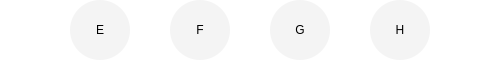
              <widget class="QWidget" name="widget_bottomSelect" native="true">
               <property name="minimumSize">
                <size>
                 <width>0</width>
                 <height>60</height>
                </size>
               </property>
               <property name="maximumSize">
                <size>
                 <width>16777215</width>
                 <height>60</height>
                </size>
               </property>
               <property name="styleSheet">
                <string notr="true">background-color: rgb(255, 255, 255);</string>
               </property>
               <layout class="QHBoxLayout" name="horizontalLayout_5">
                <property name="spacing">
                 <number>40</number>
                </property>
                <property name="leftMargin">
                 <number>30</number>
                </property>
                <property name="topMargin">
                 <number>0</number>
                </property>
                <property name="rightMargin">
                 <number>30</number>
                </property>
                <property name="bottomMargin">
                 <number>0</number>
                </property>
                <item>
                 <spacer name="horizontalSpacer_21">
                  <property name="orientation">
                   <enum>Qt::Horizontal</enum>
                  </property>
                  <property name="sizeHint" stdset="0">
                   <size>
                    <width>40</width>
                    <height>20</height>
                   </size>
                  </property>
                 </spacer>
                </item>
                <item>
                 <widget class="QPushButton" name="pushButton_E">
                  <property name="minimumSize">
                   <size>
                    <width>60</width>
                    <height>60</height>
                   </size>
                  </property>
                  <property name="maximumSize">
                   <size>
                    <width>60</width>
                    <height>60</height>
                   </size>
                  </property>
                  <property name="styleSheet">
                   <string notr="true">QPushButton{
border-top-left-radius : 30px; 
border-top-right-radius : 30px; 
border-bottom-left-radius : 30px; 
border-bottom-right-radius : 30px; 
background-color: rgb(244, 244, 244);
font: 20px &quot;微软雅黑&quot;;
color: rgb(0, 0, 0);}
QPushButton:hover{
border-top-left-radius : 30px; 
border-top-right-radius : 30px; 
border-bottom-left-radius : 30px; 
border-bottom-right-radius : 30px; 
background-color: rgb(244, 244, 244);
font: 20px &quot;微软雅黑&quot;;
color: rgb(82, 204, 144);}</string>
                  </property>
                  <property name="text">
                   <string>E</string>
                  </property>
                 </widget>
                </item>
                <item>
                 <widget class="QPushButton" name="pushButton_F">
                  <property name="minimumSize">
                   <size>
                    <width>60</width>
                    <height>60</height>
                   </size>
                  </property>
                  <property name="maximumSize">
                   <size>
                    <width>60</width>
                    <height>60</height>
                   </size>
                  </property>
                  <property name="styleSheet">
                   <string notr="true">QPushButton{
border-top-left-radius : 30px; 
border-top-right-radius : 30px; 
border-bottom-left-radius : 30px; 
border-bottom-right-radius : 30px; 
background-color: rgb(244, 244, 244);
font: 20px &quot;微软雅黑&quot;;
color: rgb(0, 0, 0);}
QPushButton:hover{
border-top-left-radius : 30px; 
border-top-right-radius : 30px; 
border-bottom-left-radius : 30px; 
border-bottom-right-radius : 30px; 
background-color: rgb(244, 244, 244);
font: 20px &quot;微软雅黑&quot;;
color: rgb(82, 204, 144);}</string>
                  </property>
                  <property name="text">
                   <string>F</string>
                  </property>
                 </widget>
                </item>
                <item>
                 <widget class="QPushButton" name="pushButton_G">
                  <property name="minimumSize">
                   <size>
                    <width>60</width>
                    <height>60</height>
                   </size>
                  </property>
                  <property name="maximumSize">
                   <size>
                    <width>60</width>
                    <height>60</height>
                   </size>
                  </property>
                  <property name="styleSheet">
                   <string notr="true">QPushButton{
border-top-left-radius : 30px; 
border-top-right-radius : 30px; 
border-bottom-left-radius : 30px; 
border-bottom-right-radius : 30px; 
background-color: rgb(244, 244, 244);
font: 20px &quot;微软雅黑&quot;;
color: rgb(0, 0, 0);}
QPushButton:hover{
border-top-left-radius : 30px; 
border-top-right-radius : 30px; 
border-bottom-left-radius : 30px; 
border-bottom-right-radius : 30px; 
background-color: rgb(244, 244, 244);
font: 20px &quot;微软雅黑&quot;;
color: rgb(82, 204, 144);}</string>
                  </property>
                  <property name="text">
                   <string>G</string>
                  </property>
                 </widget>
                </item>
                <item>
                 <widget class="QPushButton" name="pushButton_H">
                  <property name="minimumSize">
                   <size>
                    <width>60</width>
                    <height>60</height>
                   </size>
                  </property>
                  <property name="maximumSize">
                   <size>
                    <width>60</width>
                    <height>60</height>
                   </size>
                  </property>
                  <property name="styleSheet">
                   <string notr="true">QPushButton{
border-top-left-radius : 30px; 
border-top-right-radius : 30px; 
border-bottom-left-radius : 30px; 
border-bottom-right-radius : 30px; 
background-color: rgb(244, 244, 244);
font: 20px &quot;微软雅黑&quot;;
color: rgb(0, 0, 0);}
QPushButton:hover{
border-top-left-radius : 30px; 
border-top-right-radius : 30px; 
border-bottom-left-radius : 30px; 
border-bottom-right-radius : 30px; 
background-color: rgb(244, 244, 244);
font: 20px &quot;微软雅黑&quot;;
color: rgb(82, 204, 144);}</string>
                  </property>
                  <property name="text">
                   <string>H</string>
                  </property>
                 </widget>
                </item>
                <item>
                 <spacer name="horizontalSpacer_22">
                  <property name="orientation">
                   <enum>Qt::Horizontal</enum>
                  </property>
                  <property name="sizeHint" stdset="0">
                   <size>
                    <width>40</width>
                    <height>20</height>
                   </size>
                  </property>
                 </spacer>
                </item>
               </layout>
              </widget>
